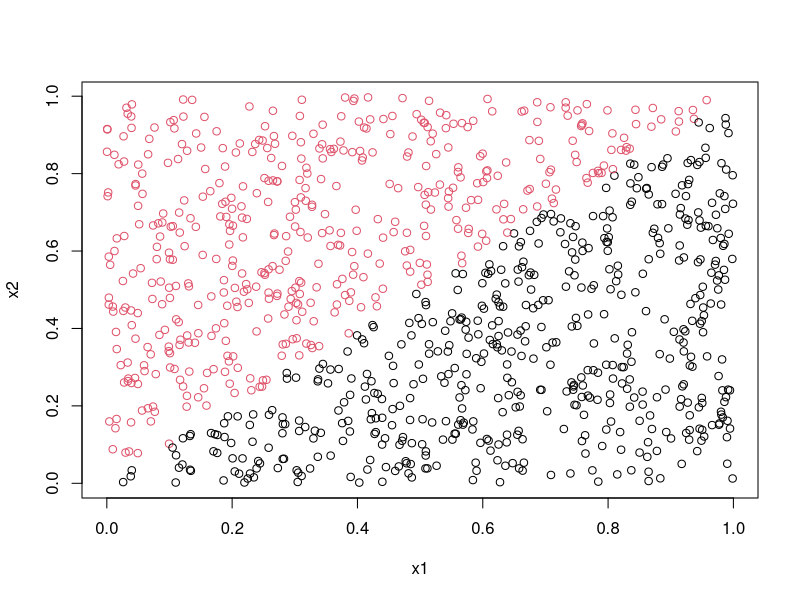
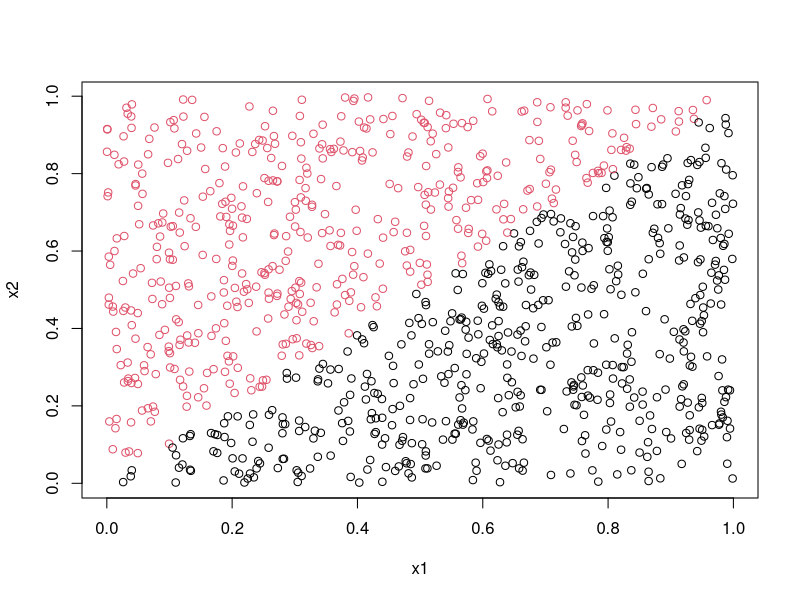
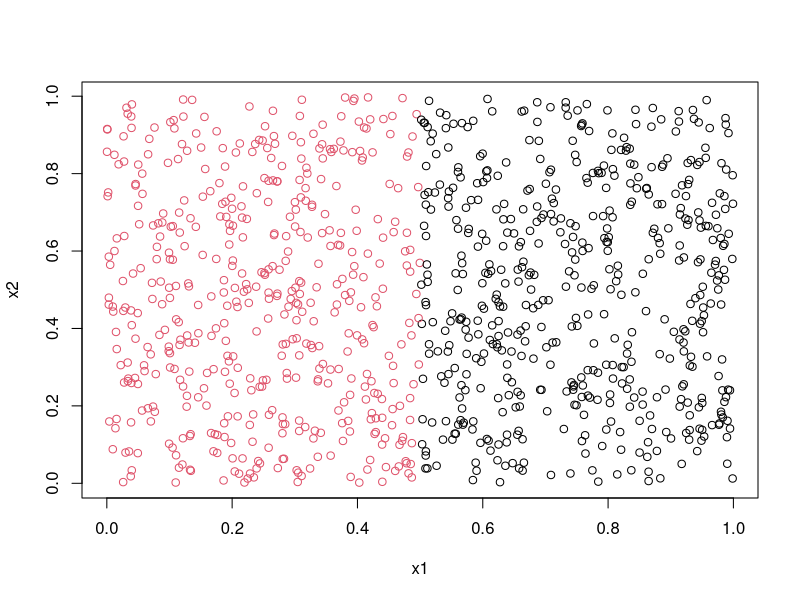
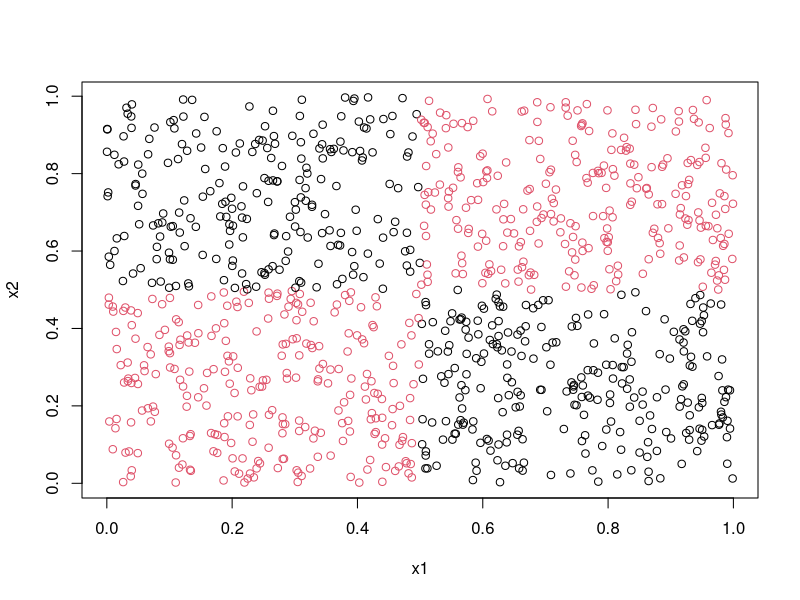

These charts were generated, in order, by the following R code:
library(randomForest)
# Q1: should i use seed(1234) in the first dataset as well?
# Q2: Should I round values because or is there any way to make it classifier instead
# of regressor?

# Training 
x1<-runif(100)
x2<-runif(100)
trdata<-cbind(x1,x2)
y<-as.numeric(x1<x2)
trlabels<-as.factor(y)

# Test
set.seed(1234)
x1<-runif(1000)
x2<-runif(1000)
tedata<-cbind(x1,x2)
y<-as.numeric(x1<x2)
telabels<-as.factor(y)
plot(x1,x2,col=(y+1))

# miss class function
missclass=function(X){
  n=sum(X)
  a = sum(diag(X))/n
  return(1-a)
}

# confusion_matrix_train = table(diabetes$V9, Pred)
# missclass(confusion_matrix_train)

# first dot
n = 1000

ms_error1 <- c()
ms_error10 <- c()
ms_error100 <- c()
for(i in 1:n){
  x1<-runif(100)
  x2<-runif(100)
  trdata<-cbind(x1,x2)
  y1<-as.numeric(x1<x2)
  trlabels<-as.factor(y1)
  df <- data.frame(x1, x2, trlabels)
  
  set.seed(1234)
  x1<-runif(1000)
  x2<-runif(1000)
  tedata<-cbind(x1,x2)
  y<-as.numeric(x1<x2)
  telabels<-as.factor(y)

  model1 <- randomForest(trlabels ~ x1 + x2, data = df, nodesize=25, keep.forest = TRUE,
                            ntree = 1)
  
  model2 <- randomForest(trlabels ~ x1 + x2, data = df, nodesize=25, keep.forest = TRUE,
                          ntree = 10)
  
  model3 <- randomForest(trlabels ~ x1 + x2, data = df, nodesize=25, keep.forest = TRUE,
                          ntree = 100)
  
  pred1 <- predict(model1, tedata)
  pred2 <- predict(model2, tedata)
  pred3 <- predict(model3, tedata)

  confusion_matrix_1 = table(y, pred1)
  confusion_matrix_10 = table(y, pred2)
  confusion_matrix_100 = table(y, pred3)
  
  ms_error1 <- append(ms_error1, missclass(confusion_matrix_1))
  ms_error10 <- append(ms_error10, missclass(confusion_matrix_10))
  ms_error100 <- append(ms_error100, missclass(confusion_matrix_100))
  
}

#df = data.frame(ms_error1, ms_error10[-1001], ms_error100[-1001], i <- 1:length(ms_error1))

mean(ms_error1)
mean(ms_error10)
mean(ms_error100)

var(ms_error1)
var(ms_error10)
var(ms_error100)


# second dot

# x1<-runif(100)
# x2<-runif(100)
# trdata<-cbind(x1,x2)
# y<-as.numeric((x1<0.5 & x2<0.5) | (x1>0.5 & x2>0.5))
# trlabels<-as.factor(y)

set.seed(1234)
x1<-runif(1000)
x2<-runif(1000)
tedata<-cbind(x1,x2)
y<-as.numeric(x1 < 0.5)
telabels<-as.factor(y)

n = 1000

ms2_error1 <- c()
ms2_error10 <- c()
ms2_error100 <- c()
for(i in 1:n){
  x1<-runif(100)
  x2<-runif(100)
  trdata<-cbind(x1,x2)
  y1<-as.numeric(x1 < 0.5)
  trlabels<-as.factor(y1)
  df <- data.frame(x1, x2, trlabels)
  

  model1 <- randomForest(trlabels ~ x1 + x2, data = df, nodesize=25, keep.forest = TRUE,
                         ntree = 1)
  
  model2 <- randomForest(trlabels ~ x1 + x2, data = df, nodesize=25, keep.forest = TRUE,
                         ntree = 10)
  
  model3 <- randomForest(trlabels ~ x1 + x2, data = df, nodesize=25, keep.forest = TRUE,
                         ntree = 100)
  
  pred1 <- predict(model1, tedata)
  pred2 <- predict(model2, tedata)
  pred3 <- predict(model3, tedata)
  
  confusion_matrix_1 = table(telabels, pred1)
  confusion_matrix_10 = table(telabels, pred2)
  confusion_matrix_100 = table(telabels, pred3)
  
  ms2_error1 <- append(ms2_error1, missclass(confusion_matrix_1))
  ms2_error10 <- append(ms2_error10, missclass(confusion_matrix_10))
  ms2_error100 <- append(ms2_error100, missclass(confusion_matrix_100))
  
}

mean(ms2_error1)
mean(ms2_error10)
mean(ms2_error100)

var(ms2_error1)
var(ms2_error10)
var(ms2_error100)

# Third dot

# x1<-runif(100)
# x2<-runif(100)
# trdata<-cbind(x1,x2)
# y<-as.numeric((x1<0.5 & x2<0.5) | (x1>0.5 & x2>0.5))
# trlabels<-as.factor(y)

set.seed(1234)
x1<-runif(1000)
x2<-runif(1000)
tedata<-cbind(x1,x2)
y<-as.numeric((x1<0.5 & x2<0.5) | (x1>0.5 & x2>0.5))
telabels<-as.factor(y)

n = 1000

ms3_error1 <- c()
ms3_error10 <- c()
ms3_error100 <- c()
for(i in 1:n){
  x1<-runif(100)
  x2<-runif(100)
  trdata<-cbind(x1,x2)
  y1<-as.numeric ((x1<0.5 & x2<0.5) | (x1>0.5 & x2>0.5)) 
  trlabels<-as.factor(y1)
  df <- data.frame(x1, x2, trlabels)
  
  model1 <- randomForest(trlabels ~ x1 + x2, data = df, nodesize=12, keep.forest = TRUE,
                         ntree = 1)
  
  model2 <- randomForest(trlabels ~ x1 + x2, data = df, nodesize=12, keep.forest = TRUE,
                         ntree = 10)
  
  model3 <- randomForest(trlabels ~ x1 + x2, data = df, nodesize=12, keep.forest = TRUE,
                         ntree = 100)
  
  pred1 <- predict(model1, tedata)
  pred2 <- predict(model2, tedata)
  pred3 <- predict(model3, tedata)
  
  confusion_matrix_1 = table(y, pred1)
  confusion_matrix_10 = table(y, pred2)
  confusion_matrix_100 = table(y, pred3)
  
  ms3_error1 <- append(ms3_error1, missclass(confusion_matrix_1))
  ms3_error10 <- append(ms3_error10, missclass(confusion_matrix_10))
  ms3_error100 <- append(ms3_error100, missclass(confusion_matrix_100))
  
}

mean(ms3_error1)
mean(ms3_error10)
mean(ms3_error100)

var(ms3_error1)
var(ms3_error10)
var(ms3_error100)

######

mean_errors1 <- c(mean(ms_error1), mean(ms_error10), mean(ms_error100))
mean_errors2 <- c(mean(ms2_error1), mean(ms2_error10), mean(ms2_error100))
mean_errors3 <- c(mean(ms3_error1), mean(ms3_error10), mean(ms3_error100))



# The answer for q1 is the diagram at page 8 

# For answer at q2: Less nodes, simpler model so it reduces the risk of
# overfitting more.

# from TA. Plot the data. it's easy to understand the difference if we plot
# the data in first and third case

# Visualazing test dataset 1
set.seed(1234)
x1<-runif(1000)
x2<-runif(1000)
tedata<-cbind(x1,x2)
y<-as.numeric(x1<x2)
telabels<-as.factor(y)
plot(x1,x2,col=(y+1))

# Visualazing test dataset 2
set.seed(1234)
x1<-runif(1000)
x2<-runif(1000)
tedata<-cbind(x1,x2)
y<-as.numeric(x1 < 0.5)
telabels<-as.factor(y)
plot(x1,x2,col=(y+1))

# Visualazing test dataset 3
set.seed(1234)
x1<-runif(1000)
x2<-runif(1000)
tedata<-cbind(x1,x2)
y<-as.numeric((x1<0.5 & x2<0.5) | (x1>0.5 & x2>0.5))
telabels<-as.factor(y)
plot(x1,x2,col=(y+1))